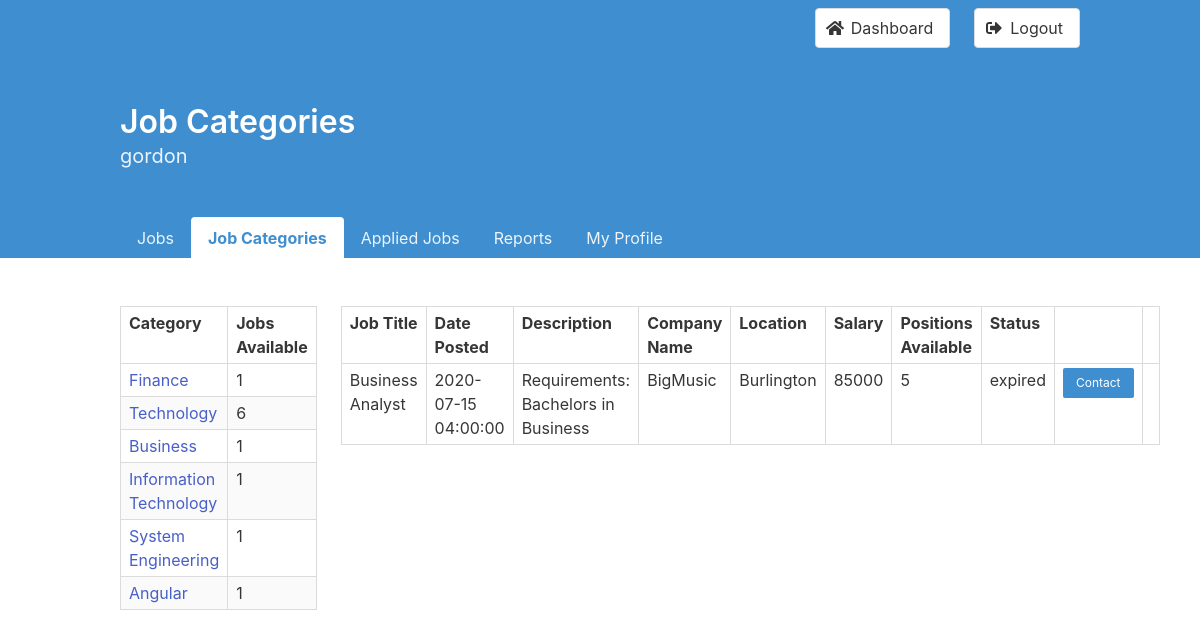
Screenshot of /categories?showCategoryJobs=3 (signed in) with the database file from the repository.
### tables this page shows
CREATE TABLE Job_Categories_List
(
    jobCategoriesID int          NOT NULL AUTO_INCREMENT PRIMARY KEY,
    categoryName    varchar(255) NOT NULL UNIQUE
);

CREATE TABLE Jobs
(
    jobID              int          NOT NULL AUTO_INCREMENT PRIMARY KEY,
    userID             varchar(255) NOT NULL,
    locationID         int          NOT NULL,
    title              varchar(255) NOT NULL,
    salary             int          NOT NULL,
    description        longtext,
    positionsAvailable int          NOT NULL,
    datePosted         timestamp    NOT NULL      DEFAULT CURRENT_TIMESTAMP,
    status             enum ('active', 'expired') DEFAULT 'active',
    FOREIGN KEY (userID) REFERENCES Users (userID) ON DELETE CASCADE,
    FOREIGN KEY (locationID) REFERENCES Location (locationID)
);

CREATE TABLE Profiles
(
    userID         varchar(255) NOT NULL PRIMARY KEY,
    locationID     int,
    companyName    varchar(255),
    firstName      varchar(255),
    lastName       varchar(255),
    profession     varchar(255),
    gender         varchar(255),
    displayPicture varchar(255),
    resume         varchar(255),
    phoneNumber    varchar(255),
    dateOfBirth    date,
    FOREIGN KEY (userID) REFERENCES Users (userID) ON DELETE CASCADE,
    FOREIGN KEY (locationID) REFERENCES Location (locationID)
);

CREATE TABLE Location
(
    locationID int NOT NULL AUTO_INCREMENT PRIMARY KEY,
    address    varchar(255),
    city       varchar(255),
    postalCode varchar(255),
    province   varchar(255)
);

### controller/categories.php (called while the page is built, shortened)
<?php
require "model/JobCategoriesList.php";
require "model/Jobs.php";
class CategoriesController
{
  public $jobCategoriesList;
  public $jobs;
  public function __construct()
  {
    $this->jobCategoriesList = new JobCategoriesList();
    $this->jobs = new Jobs();
  }
  public function invoke()
  {
    if (isset($_GET['showCategoryJobs'])) {
      $jobs = $this->jobs->getCategoryJobs($_GET['showCategoryJobs'], $_SESSION['username']);
    }
    $categories = $this->jobCategoriesList->getCategories();
    include 'view/categories.php';
  }
}

### model/Database.php (called while the page is built, shortened)
<?php
class Database
{
  private $_host = '127.0.0.1';
  private $_user = 'gxc353_1';
  private $_pass = 'temp_password';
  private $_name = 'gxc353_1';
  private $_databaseHandler;
  private $_statement;
  public function __construct()
  {
    $dsn = 'mysql:host=' . $this->_host . ';dbname=' . $this->_name;
    $options = [
      PDO::ATTR_EMULATE_PREPARES => false,
      PDO::ATTR_ERRMODE => PDO::ERRMODE_EXCEPTION,
      PDO::ATTR_PERSISTENT => true,
    ];
    try {
      $this->_databaseHandler = new PDO($dsn, $this->_user, $this->_pass, $options);
    } catch (PDOException $e) {
      $this->_error = $e->getMessage();
      echo "<p class=\"has-text-black has-background-warning\">$this->_error</p>";
    }
  }
  public function query($sql)
  {
    $this->_statement = $this->_databaseHandler->prepare($sql);
  }
  public function bind($param, $value, $type = null)
  {
    $this->_statement->bindValue($param, $value, $type);
  }
  public function execute()
  {
    try {
      return $this->_statement->execute();
    } catch (PDOException $e) {
      echo "<p class=\"has-text-black has-background-warning\">{$e->getMessage()}</p>";
    }
  }
  public function fetchAll()
  {
    $this->execute();
    return $this->_statement->fetchAll(PDO::FETCH_OBJ);
  }
}

### model/JobCategoriesList.php (called while the page is built, shortened)
<?php
require_once "model/Database.php";
class JobCategoriesList
{
  private $_db;
  public function __construct()
  {
    $this->_db = new Database();
  }
  public function getCategories()
  {
    $sql = "SELECT jobCategoriesID, categoryName, COUNT(jobID) as numPostings
      FROM Job_Categories_List JOIN Job_Categories ON Job_Categories_List.jobCategoriesID = Job_Categories.jobCategoryID
      GROUP BY jobCategoriesID, categoryName";
    $this->_db->query($sql);
    return $this->_db->fetchAll();
  }
}

### model/Jobs.php (called while the page is built, shortened)
<?php
require_once "model/Database.php";
class Jobs
{
  private $_db;
  public function __construct()
  {
    $this->_db = new Database();
  }
  public function getCategoryJobs($categoryID, $username)
  {
    $sql = "SELECT title, datePosted, description, companyName, Jobs.userID, city, salary, positionsAvailable, status, firstName, lastName, phoneNumber, email, Jobs.jobID, EC.categoryName,
    IF(EXISTS(SELECT * FROM Applications WHERE Applications.userID = :username AND Applications.jobID = Jobs.jobID), TRUE, FALSE) AS applied
    FROM Jobs
    JOIN Location ON Jobs.locationID = Location.locationID
    JOIN Profiles ON Profiles.userID = Jobs.userID
    JOIN Users ON Users.userID = Jobs.userID
    JOIN Job_Categories JC on Jobs.jobID = JC.jobID
    JOIN Employer_Categories EC ON Jobs.userID = EC.userID
    JOIN Job_Categories_List JCL on JC.jobCategoryID = JCL.jobCategoriesID
    WHERE jobCategoriesID = :categoryID";
    $this->_db->query($sql);
    $this->_db->bind(':categoryID', $categoryID, PDO::PARAM_INT);
    $this->_db->bind(':username', $username, PDO::PARAM_STR);
    return $this->_db->fetchAll();
  }
}

### templates/contactModal.php (the view, shortened to what this page needs)
<a class="button is-small is-info" id="contact-btn-<?php echo "$obj->jobID"; ?>">Contact</a>

### view/categories.php (shortened to what this page needs)
<head>
</head>
<body>
  <?php
  require "templates/hero.php";
  ?>
  <section class="section">
    <div class="container">
      <div class="columns">
        <div class="column">
          <table class="table is-bordered is-striped is-narrow is-hoverable">
            <thead>
              <tr>
                <th>Category</th>
                <th>Jobs Available</th>
              </tr>
            </thead>
            <tbody>
              <?php
              if (isset($categories)) {
                foreach ($categories as $index => $obj) {
                  echo '<tr>';
                  echo '<td>';
                  echo "<a class=\"is-info\" href=\"categories?showCategoryJobs=$obj->jobCategoriesID\">";
                  echo "$obj->categoryName";
                  echo '</a>';
                  echo "<td>$obj->numPostings</td>";
                  echo '</tr>';
                }
              }
              ?>
            </tbody>
          </table>
        </div>
        <div class="column">
          <?php
          if (isset($jobs)) {
            include 'templates/jobsTable.php';
          }
          ?>
        </div>
      </div>
    </div>
  </section>
</body>

### templates/jobsTable.php
<table class="table is-bordered is-striped is-narrow is-hoverable is-fullwidth">
  <thead>
    <tr>
      <th>Job Title</th>
      <th>Date Posted</th>
      <th>Description</th>
      <th>Company Name</th>
      <th>Location</th>
      <th>Salary</th>
      <th>Positions Available</th>
      <th>Status</th>
      <th></th>
      <th></th>
    </tr>
  </thead>
  <tbody>
    <?php
    foreach ($jobs as $index => $obj) {
      echo '<tr>';
      echo "<td>$obj->title</td>";
      echo "<td>$obj->datePosted</td>";
      echo "<td>$obj->description</td>";
      echo "<td>$obj->companyName</td>";
      echo "<td>$obj->city</td>";
      echo "<td>$obj->salary</td>";
      echo "<td>$obj->positionsAvailable</td>";
      echo "<td>$obj->status</td>";
      echo '<td>';
      include "templates/contactModal.php";
      echo '</td>';
      if (strcasecmp($obj->status, 'active') == 0) {
        echo '<td>';
        if ($obj->applied) {
          if (strcasecmp($fromPage, "categories") == 0) {
            echo "<a class=\"button is-small is-warning\" href=\"categories?jobWithdraw={$obj->jobID}&showCategoryJobs=$previousCategory\">";
          } else {
            if (isset($previousSearch)) {
              echo "<a class=\"button is-small is-warning\" href=\"jobs?jobWithdraw={$obj->jobID}&searchKeyword=$previousSearch\">";
            } else {
              echo "<a class=\"button is-small is-warning\" href=\"jobs?jobWithdraw=$obj->jobID\">";
            }
          }
          echo 'Withdraw';
        } else {
          if (strcasecmp($fromPage, "categories") == 0) {
            echo "<a class=\"button is-small is-success\" href=\"categories?jobApply={$obj->jobID}&showCategoryJobs=$previousCategory\">";
          } else {
            if (isset($previousSearch)) {
              echo "<a class=\"button is-small is-success\" href=\"jobs?jobApply={$obj->jobID}&searchKeyword=$previousSearch\">";
            } else {
              echo "<a class=\"button is-small is-success\" href=\"jobs?jobApply=$obj->jobID\">";
            }
          }
          echo 'Apply';
        }
        echo '</a>';
        echo '</td>';
      } else {
        echo '<td>';
        echo '</td>';
      }
      echo '</tr>';
    }
    ?>
  </tbody>
</table>

### rows the page displays
job_categories_list: categoryName "Finance", numPostings "1"
job_categories_list: categoryName "Technology", numPostings "6"
job_categories_list: categoryName "Business", numPostings "1"
job_categories_list: categoryName "Information Technology", numPostings "1"
job_categories_list: categoryName "System Engineering", numPostings "1"
job_categories_list: categoryName "Angular", numPostings "1"
jobs: title "Business Analyst", datePosted "2020-07-15 04:00:00", description "Requirements: Bachelors in Business", profiles.companyName "BigMusic", locationID.city "Burlington", salary "85000", positionsAvailable "5", status "expired"

### other values shown
$heroTitle "Job Categories"
$_SESSION["username"] "gordon"
